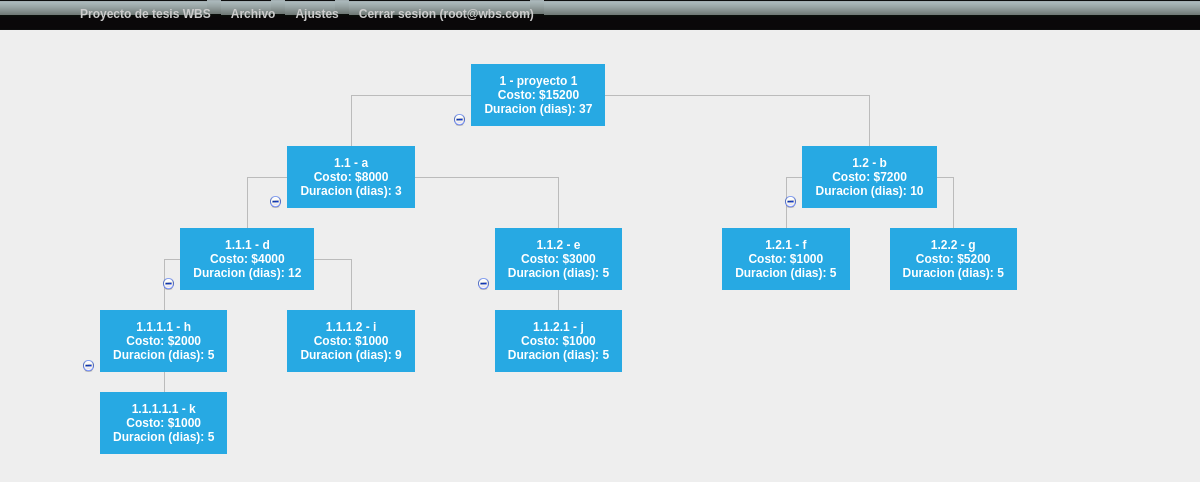
/index2.php?id=6 (signed in), run on the app's committed database.
### tables this page shows
CREATE TABLE `activity` (
  `id_tree` int(10) NOT NULL,
  `name` varchar(100) NOT NULL,
  `parent_id` int(10) NOT NULL,
  `hide` tinyint(1) NOT NULL,
  `id_wbs` int(11) NOT NULL,
  `cost` int(11) DEFAULT '0',
  `predecessors` int(10) DEFAULT NULL,
  `duration` decimal(10,0) DEFAULT '1',
  `start_date` date DEFAULT '0000-00-00',
  `Project_id_project` int(10) NOT NULL,
  `finish_date` date DEFAULT '0000-00-00',
  `children_cost` varchar(45) DEFAULT NULL,
  `children_finish_date` date DEFAULT NULL,
  PRIMARY KEY (`id_tree`,`Project_id_project`),
  KEY `fk_tree_Project1_idx` (`Project_id_project`),
  CONSTRAINT `fk_tree_Project1` FOREIGN KEY (`Project_id_project`) REFERENCES `project` (`id_project`) ON DELETE NO ACTION ON UPDATE NO ACTION
);

### tree.php (the view, shortened to what this page needs)
<html>
    <head>
        <link rel="stylesheet" type="text/css" href="css/font.css"/>
        <link href="style.css" rel="stylesheet" type="text/css">
    </head>
    <body>
        <?php
        function dias_no_laborables($start_date,$finish_date,$project_id){
        $id_project=$project_id;
        $query1="SELECT * FROM no_works_has_project WHERE Project_id_project = $id_project";
        $execute1=mysql_query($query1);
            while($row1= mysql_fetch_array($execute1)){
                $var1=$row1['no_works_id_no_works'];
                $query2="SELECT * FROM no_works WHERE id_no_works = $var1";
                $execute2=mysql_query($query2);
                while($row2 = mysql_fetch_array($execute2)){
                        $var2=$row2['start_date_nowork'];
                        $start_ts = strtotime($start_date);
                        $end_ts = strtotime($finish_date);
                        $user_ts = strtotime($var2);
                        if(($user_ts >= $start_ts) && ($user_ts <= $end_ts)){
                            $cont++;
                        }
                }
                $dias_no_laborables=$cont;
            }
        return $dias_no_laborables;
        }
        function duracion_padres($project_id){
            $query1="SELECT DISTINCT id_tree FROM activity where parent_id =1 and Project_id_project=$project_id";
            $execute1=mysql_query($query1);
            $costo=0;
            while($row = mysql_fetch_array($execute1)){
                    $var1=$row['id_tree'];
                    $query2="SELECT duration FROM activity WHERE id_tree = $var1 and Project_id_project=$project_id";
                    $execute2=mysql_query($query2);
                    $row2 = mysql_fetch_array($execute2);
                    $var2=$row2['duration'];
                    $var3=$var2+$costo;
                   $costo=$var3;
                }
           return $costo;
        }
        $store_all_id = array();
        $id_result = mysql_query("SELECT * FROM activity");
        while ($all_id = mysql_fetch_array($id_result)) {
            array_push($store_all_id, $all_id['parent_id']);
        }
        echo "<div class='overflow' id='overflow'><div>";
        in_parent(0, $store_all_id);
        echo "</div></div>";
        function in_parent($in_parent, $store_all_id) {
            if (in_array($in_parent, $store_all_id)) {
                $result = mysql_query("SELECT * FROM activity where parent_id = " . $in_parent . " and Project_id_project='". $_GET['id'] ."'");
                echo $in_parent == 0 ? "<ul class='tree'>" : "<ul>";
                while ($row = mysql_fetch_array($result)) {
                    $project_id=$row['Project_id_project'];
                    $wbs_id = $row['id_wbs'];
                    $conca = "";
                    for ($i = 0; $i <= strlen($wbs_id) - 1; $i++) {
                        if ($i == (strlen($wbs_id) - 1)) {
                            $conca = $conca . $wbs_id[$i];
                        } else {
                            $conca = $conca . $wbs_id[$i] . '.';
                        }
                    }
                    $query_1="SELECT sum(cost) from activity where id_tree like '".$wbs_id."%' AND Project_id_project=$project_id";
                    $execute_1 = mysql_query($query_1);
                    $row_1=mysql_fetch_assoc($execute_1);
                    $costo_total=$row_1['sum(cost)'];
                    $cost=$costo_total;
                    $dias=0;
                    $x=dias_no_laborables($row['start_date'],$row['finish_date'],$project_id);
                $query="select is_father_func('".$wbs_id."','".$project_id."')as resultado";
				$execute=mysql_query($query);
				$row1=mysql_fetch_array($execute);
                $var=$row1['resultado'];
                $duracion_padres=duracion_padres($project_id);
                   if($var==1){
                    $query_2="SELECT sum(duration) as duracion_total from activity where parent_id=".$wbs_id." AND Project_id_project=$project_id";
                    $execute_2=mysql_query($query_2);
                    $row_2=mysql_fetch_array($execute_2);
                    $duracion_total=$row_2['duracion_total'];
                    $dias=$duracion_total;
                   }else{
                    $query_2="SELECT duration as duracion_propia from activity where id_tree=".$wbs_id." AND Project_id_project=$project_id";
                    $execute_2=mysql_query($query_2);
                    $row_2=mysql_fetch_array($execute_2);
                    $duracion_propia=$row_2['duracion_propia'];
                    $dias=$duracion_propia;
                   }
                    $total_dias=$dias;
                    $dias=$total_dias-$x;
                    if($wbs_id==1){
                        $query_9="SELECT sum(duration) as duracion_total from activity where Project_id_project=$project_id";
                        $execute_9=mysql_query($query_9);
                        $row_9=mysql_fetch_array($execute_9);
                        $duracion_total9=$row_9['duracion_total'];
                        $dias=$duracion_total9;
                    }
                    echo "<li";
                    if ($row['hide'])
                        echo " class='hide'";
                    echo "><div father=".$var."  id=" . $row['id_tree'] . ">" . '<p>' . $conca . ' - ' . $row['name'] . '</p>' . '<p>' . 'Costo: $' . $cost . '</p>' . '<p>' . 'Duracion (dias): ' . $dias .'</p>'."</div>";
                    in_parent($row['id_tree'], $store_all_id);
                    echo "</li>";
                }
                echo "</ul>";
            }
        }
        ?>
    </body>
</html>

### index2.php (shortened to what this page needs)
<html>
<head>
</head>
<body>
<?php include_once ('menu.php'); ?>
<div id="contenedor">
 	<div id="cuerpo">
  		<div id="lizq"><br>
  		</div>
  		<?php include ('tree.php'); ?>
	</div>
</div>
</body>
</html>

### menu.php (shortened to what this page needs)
<!doctype html>
<html>
<head>
<link href="css/modal_windows.css" rel="stylesheet" type="text/css">
<link href="css/menu.css" rel="stylesheet" type="text/css">
</head>
<body>
<div id="menu">
<ul id="nav">
	<li><a href="#">Proyecto de tesis WBS</a></li>
    <li><a href="#">Archivo</a>
</li>
    <li><a href="#">Ajustes</a>
</li>
    <li><a href="users/salir.php"> Cerrar sesion (<?php echo $_SESSION['user'];?>)</a></li>
</ul>
</div>
			<p><?php include_once ("forms/days_no_work_form.php");?></p>
			<p><?php include_once("forms/date_form.php"); ?></p>
			<p><?php include_once("forms/new_project.php");?></p>
			<p><?php include_once("forms/edit_Project.php");?></p>
			<p><?php include_once("forms/shared_form_project.php");?></p>
			<p><?php include_once("forms/export.php");?></p>
</body>
</html>

### forms/days_no_work_form.php (shortened to what this page needs)
<!doctype html>
<html><head>
</head>
<body>
</body>
</html>

### forms/date_form.php (shortened to what this page needs)
<!doctype html>
<html>
<head>
</head>
<body>
</body>
</html>

### forms/new_project.php (shortened to what this page needs)
<!doctype html>
<html>
<head>
</head>
<body>
</body>
</html>

### forms/edit_Project.php (shortened to what this page needs)
<!doctype html>
<html>
<head>
</head>
<body>
</body>
</html>

### forms/shared_form_project.php (shortened to what this page needs)
<!doctype html>
<html>
<head>
</head>
<body>
</body>
</html>

### forms/export.php (shortened to what this page needs)
<!doctype html>
<html>
<head>
</head>
<body>
</body>
</html>

### css/menu.css (style rules this page uses)
* { padding:0px; margin:0px; }
body { font-family: Verdana, Arial, Helvetica, sans-serif; font-size: 12px; color:#000000; }
#menu { background-image: url(../images/nav_bg.png); background-repeat: repeat-x; height: 30px; width: auto; margin: auto; padding-left: 70px; z-index:+700; }
#nav { list-style:none; }
#nav li { float:left; background-image:url(nav_bg.png); background-repeat:no-repeat; background-position:right; }
#nav li a { display:block; padding:7px 10px; text-decoration:none; color:#CCCCCC; font-weight:bold; }

### style.css (style rules this page uses)
* { margin:0; padding:0; }
body { background:#eee; }
.overflow { overflow:auto; position:relative; }
ul.tree { display:block; font:12px Arial, Helvetica, sans-serif #000; margin-bottom:50px; }
ul.tree li { display:inline-block; text-align:center; margin:20px; vertical-align:top; }
ul.tree li > div { display:inline-block; padding:10px 13px; text-decoration:none; position:relative; min-width:40px; z-index:2; background:#27a9e3; color:#fff; font-weight:bold; }

### data on the page
activity: conca "1", name "proyecto 1", cost "15200", dias "37"
activity: conca "1.1", name "a", cost "8000", dias "3"
activity: conca "1.1.1", name "d", cost "4000", dias "12"
activity: conca "1.1.1.1", name "h", cost "2000", dias "5"
activity: conca "1.1.1.1.1", name "k", cost "1000", duration "5"
activity: conca "1.1.1.2", name "i", cost "1000", duration "9"
activity: conca "1.1.2", name "e", cost "3000", dias "5"
activity: conca "1.1.2.1", name "j", cost "1000", duration "5"
activity: conca "1.2", name "b", cost "7200", dias "10"
activity: conca "1.2.1", name "f", cost "1000", duration "5"
activity: conca "1.2.2", name "g", cost "5200", duration "5"

### other printed values
$_SESSION['user'] "root@wbs.com"
